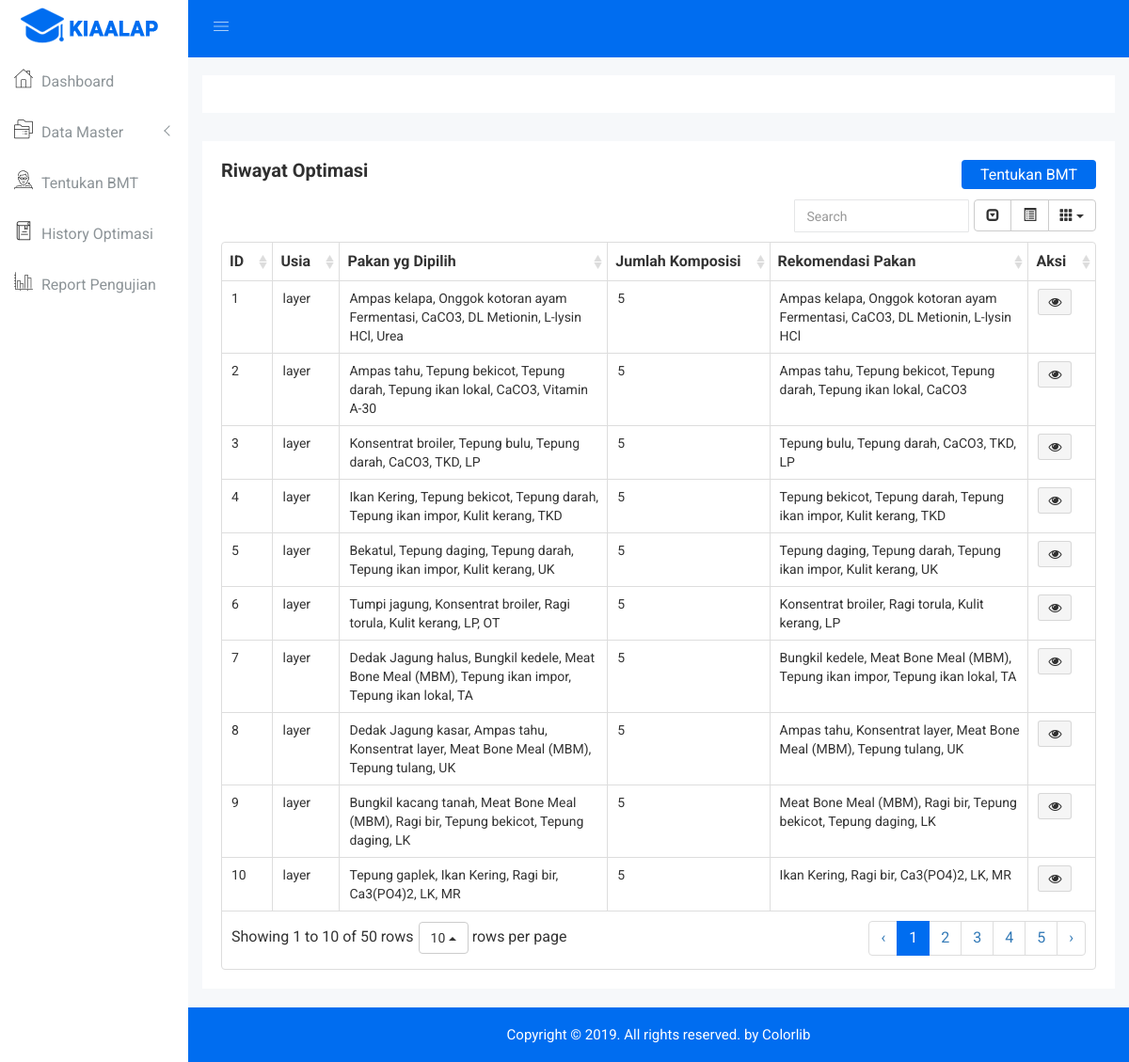
/History, run on the app's committed database.
### tables this page shows
CREATE TABLE `histori` (
  `id` int(11) NOT NULL,
  `popsize` int(11) NOT NULL,
  `generasi` int(11) NOT NULL,
  `cr` float NOT NULL,
  `mr` float NOT NULL,
  `fitness` double NOT NULL,
  `id_usia` int(11) NOT NULL,
  `jml_komp` int(11) NOT NULL
);

### application/controllers/History.php (called while the page is built, shortened)
<?php
class History extends CI_Controller {
	function __construct(){
		$this->load->model('M_history');
		$this->load->model('M_kandopt');
		$this->load->model('M_bmt', 'Bmt');
	}
	public function index()
	{
		$data['history']=$this->M_history->histori();
		$this->load->view('history', $data);
	}
}

### index.php (called while the page is built, shortened)
<?php
require_once BASEPATH.'core/CodeIgniter.php';

### application/models/M_history.php (called while the page is built, shortened)
<?php
class M_history extends CI_Model{
	public function histori(){
		$query=$this->db->query("SELECT histori.*, histori_detailbmt.idbmt, histori_detailrekom.idrekom FROM histori
		JOIN (SELECT id_histori, GROUP_CONCAT(histori_detailbmt.id_bmt) AS idbmt FROM histori_detailbmt GROUP BY id_histori) histori_detailbmt ON histori.id = histori_detailbmt.id_histori
		LEFT JOIN (SELECT id_histori, GROUP_CONCAT(histori_detailrekom.id_rekom) AS idrekom FROM histori_detailrekom GROUP BY id_histori) histori_detailrekom ON histori.id = histori_detailrekom.id_histori");
		foreach ($query->result() as $value) {
			$namabmt = array();
			$namarekom = array();
			$dbmt = $value->idbmt;
			$idbmt = explode(",", $dbmt);
			$id_bmt = $this->M_optimasi->getKanWhereId($idbmt);
			foreach ($id_bmt as $val) {
				$namabmt[] = $val['nama'];
			}
			$becomenamabmt = implode(", ", $namabmt);
			$drekom = $value->idrekom;
			$idrekom = explode(",", $drekom);
			$id_rekom = $this->M_optimasi->getKanWhereId($idrekom);
			foreach ($id_rekom as $fal) {
				$namarekom[] = $fal['nama'];
			}
			$becomenamarekom = implode(", ", $namarekom);
			$idusia = $value->id_usia;
			$dusia = $this->M_kebutuhan->getKebWhereId($idusia);
			$becomenamausia = $dusia['nama'];
			$data[]=array(
				'id' => $value->id,
				'popsize' => $value->popsize,
				'generasi' => $value->generasi,
				'cr' => $value->cr,
				'mr' =>	$value->mr,
				'fitness' => $value->fitness,
				'id_usia' => $idusia,
				'nama_usia' => $becomenamausia,
				'id_bmt' =>	$becomenamabmt,
				'jml_komp' => $value->jml_komp,
				'id_rekom' => $becomenamarekom
			);
		}
		return $data;
	}
}
?>

### application/views/history.php (the view, shortened to what this page needs)
<div class="breadcome-area">
    <div class="container-fluid">
        <div class="row">
            <div class="col-lg-12 col-md-12 col-sm-12 col-xs-12">
                <div class="breadcome-list single-page-breadcome">
                </div>
            </div>
        </div>
    </div>
</div>
</div>
<div class="data-table-area mg-b-15">
    <div class="container-fluid">
        <div class="row">
            <div class="col-lg-12 col-md-12 col-sm-12 col-xs-12">
                <div class="sparkline13-list">
                    <div class="sparkline13-hd">
                        <div class="main-sparkline13-hd">
                            <h1>Riwayat Optimasi</h1>
                        </div>
                        <div class="add-product">
                            <?php if($this->session->userdata('level') != "0"){ ?>
                            <a href="<?php echo base_url('C_user/tentukanbmt'); ?>">Tentukan BMT</a>
                            <?php } ?>
                        </div>
                    </div>
                    <div class="sparkline13-graph">
                        <div class="datatable-dashv1-list custom-datatable-overright">
                               <table id="table" data-toggle="table" data-pagination="true" data-search="true" data-show-columns="true" data-show-pagination-switch="true"  data-key-events="true" data-show-toggle="true" data-resizable="true" data-cookie="true"
                               data-cookie-id-table="saveId"  data-click-to-select="true" data-toolbar="#toolbar">
                               <thead>
                                <tr>
                                    <th>ID</th>
                                    <th>Usia</th>
                                    <th>Pakan yg Dipilih</th>
                                    <th>Jumlah Komposisi</th>
                                    <th>Rekomendasi Pakan</th>
                                    <th>Aksi</th>
                                </tr>
                            </thead>
                            <tbody>
                                <?php
                                foreach ($history as $value) { ?>
                                <tr>
                                    <td><?php echo $value['id'] ?></td>
                                    <td><?php echo $value['nama_usia'] ?></td>
                                    <td><?php echo $value['id_bmt'] ?></td>
                                    <td><?php echo $value['jml_komp'] ?></td>
                                    <td><?php echo $value['id_rekom'] ?></td>
                                    <td class="datatable-ct">
                                        <a href="<?php echo base_url('History/lihatkandungan/'.$value['id'].'/'.$value['id_usia']) ?>"><button data-toggle="tooltip" title="Edit" class="pd-setting-ed"><i class="fa fa-eye" aria-hidden="true"></i></button></a>
                                    </td>
                                </tr>
                                <?php
                            } ?>
                        </tbody>
                    </table>
                </div>
            </div>
        </div>
    </div>
</div>
</div>
</div>
<div class="footer-copyright-area">
    <div class="container-fluid">
        <div class="row">
            <div class="col-lg-12 col-md-12 col-sm-12 col-xs-12">
                <div class="footer-copy-right">
                    <p>Copyright © 2019. All rights reserved. by <a href="https://colorlib.com/wp/templates/">Colorlib</a></p>
                </div>
            </div>
        </div>
    </div>
</div>
</div>

### data on the page
histori: id "1", nama_usia "layer", id_bmt "Ampas kelapa, Onggok kotoran ayam Fermentasi, CaCO3, DL Metionin, L-lysin HCl, Urea", jml_komp "5", id_rekom "Ampas kelapa, Onggok kotoran ayam Fermentasi, CaCO3, DL Metionin, L-lysin HCl"
histori: id "2", nama_usia "layer", id_bmt "Ampas tahu, Tepung bekicot, Tepung darah, Tepung ikan lokal, CaCO3, Vitamin A-30", jml_komp "5", id_rekom "Ampas tahu, Tepung bekicot, Tepung darah, Tepung ikan lokal, CaCO3"
histori: id "3", nama_usia "layer", id_bmt "Konsentrat broiler, Tepung bulu, Tepung darah, CaCO3, TKD, LP", jml_komp "5", id_rekom "Tepung bulu, Tepung darah, CaCO3, TKD, LP"
histori: id "4", nama_usia "layer", id_bmt "Ikan Kering, Tepung bekicot, Tepung darah, Tepung ikan impor, Kulit kerang, TKD", jml_komp "5", id_rekom "Tepung bekicot, Tepung darah, Tepung ikan impor, Kulit kerang, TKD"
histori: id "5", nama_usia "layer", id_bmt "Bekatul, Tepung daging, Tepung darah, Tepung ikan impor, Kulit kerang, UK", jml_komp "5", id_rekom "Tepung daging, Tepung darah, Tepung ikan impor, Kulit kerang, UK"
histori: id "6", nama_usia "layer", id_bmt "Tumpi jagung, Konsentrat broiler, Ragi torula, Kulit kerang, LP, OT", jml_komp "5", id_rekom "Konsentrat broiler, Ragi torula, Kulit kerang, LP"
histori: id "7", nama_usia "layer", id_bmt "Dedak Jagung halus, Bungkil kedele, Meat Bone Meal (MBM), Tepung ikan impor, Tepung ikan lokal, TA", jml_komp "5", id_rekom "Bungkil kedele, Meat Bone Meal (MBM), Tepung ikan impor, Tepung ikan lokal, TA"
histori: id "8", nama_usia "layer", id_bmt "Dedak Jagung kasar, Ampas tahu, Konsentrat layer, Meat Bone Meal (MBM), Tepung tulang, UK", jml_komp "5", id_rekom "Ampas tahu, Konsentrat layer, Meat Bone Meal (MBM), Tepung tulang, UK"
histori: id "9", nama_usia "layer", id_bmt "Bungkil kacang tanah, Meat Bone Meal (MBM), Ragi bir, Tepung bekicot, Tepung daging, LK", jml_komp "5", id_rekom "Meat Bone Meal (MBM), Ragi bir, Tepung bekicot, Tepung daging, LK"
histori: id "10", nama_usia "layer", id_bmt "Tepung gaplek, Ikan Kering, Ragi bir, Ca3(PO4)2, LK, MR", jml_komp "5", id_rekom "Ikan Kering, Ragi bir, Ca3(PO4)2, LK, MR"
